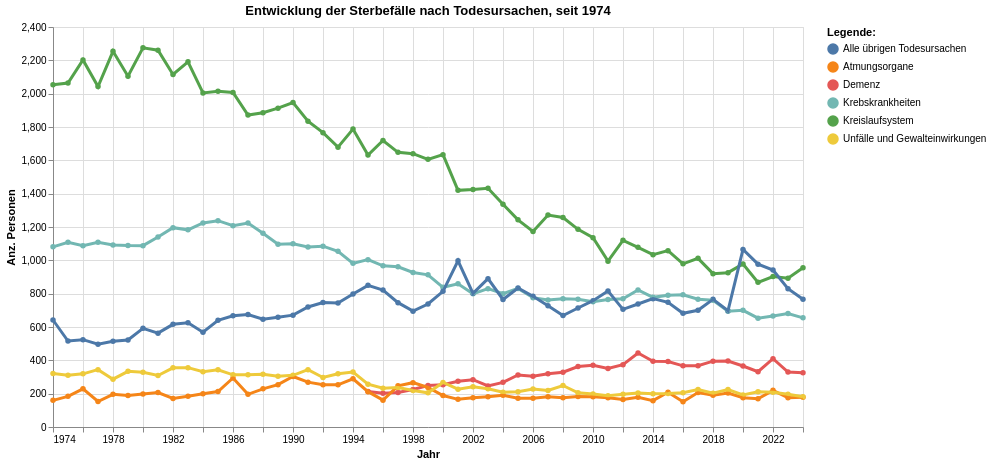

Notebook code for this chart:
### Code cell
grafik1 = mypy_dv.plot_altair_multiline_highlight(
    data = myAgg1.reset_index().sort_values('TodesursacheSpezSort_noDM', ascending=True)
    ,x = 'StichtagDatJahr:T'
    ,y = 'AnzSterWir:Q'
    ,x_beschriftung = 'Jahr'
    , y_beschriftung = 'Anz. Personen'
    ,category = "TodesursacheSpezLang_noDM:N"
    ,category_beschriftung= 'Legende:'
    ,warning_status = "ignore" #always or ignore
    ,myTitle="Entwicklung der Sterbefälle nach Todesursachen, seit "+data_min_date
)
grafik1

### Figure 1 — Vega-Lite specification as saved in the notebook (floating-point values rounded to 4 significant figures; data arrays with more than 128 entries replaced by an {"elided": "..."} marker saying what was removed)
{"config": {"view": {"continuousWidth": 300, "continuousHeight": 300}}, "layer": [{"mark": {"type": "circle"}, "encoding": {"color": {"field": "TodesursacheSpezLang_noDM", "legend": {"orient": "right", "title": "Legende:"}, "type": "nominal"}, "opacity": {"value": 1.3}, "tooltip": [{"field": "StichtagDatJahr", "type": "temporal"}, {"field": "TodesursacheSpezLang_noDM", "type": "nominal"}, {"field": "AnzSterWir", "type": "quantitative"}], "x": {"axis": {"title": "Jahr"}, "field": "StichtagDatJahr", "type": "temporal"}, "y": {"axis": {"title": "Anz. Personen"}, "field": "AnzSterWir", "type": "quantitative"}}, "name": "view_1", "title": "Entwicklung der Sterbefälle nach Todesursachen, seit 1974"}, {"mark": {"type": "line"}, "encoding": {"color": {"field": "TodesursacheSpezLang_noDM", "legend": {"orient": "right", "title": "Legende:"}, "type": "nominal"}, "size": {"condition": {"test": {"not": {"param": "param_1"}}, "value": 1.2}, "value": 3}, "tooltip": [{"field": "StichtagDatJahr", "type": "temporal"}, {"field": "TodesursacheSpezLang_noDM", "type": "nominal"}, {"field": "AnzSterWir", "type": "quantitative"}], "x": {"axis": {"title": "Jahr"}, "field": "StichtagDatJahr", "type": "temporal"}, "y": {"axis": {"title": "Anz. Personen"}, "field": "AnzSterWir", "type": "quantitative"}}, "title": "Entwicklung der Sterbefälle nach Todesursachen, seit 1974"}], "data": {"name": "data-d7a269357daa7effef52cecc5ae0fcee"}, "height": 400, "params": [{"name": "param_1", "select": {"type": "point", "fields": ["TodesursacheSpezLang_noDM:N"], "nearest": true, "on": "pointerover"}, "views": ["view_1"]}], "width": 750, "$schema": "https://vega.github.io/schema/vega-lite/v5.8.0.json", "datasets": {"data-d7a269357daa7effef52cecc5ae0fcee": {"elided": "306 records"}}}
